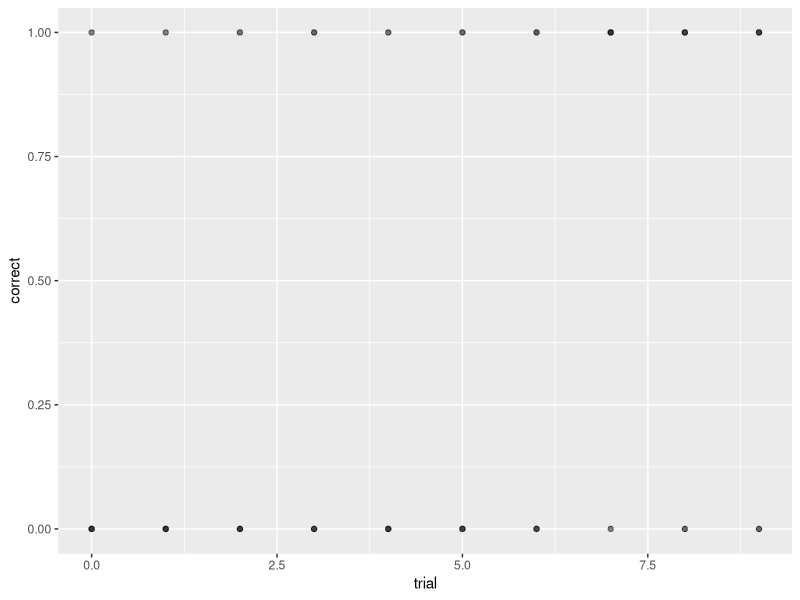
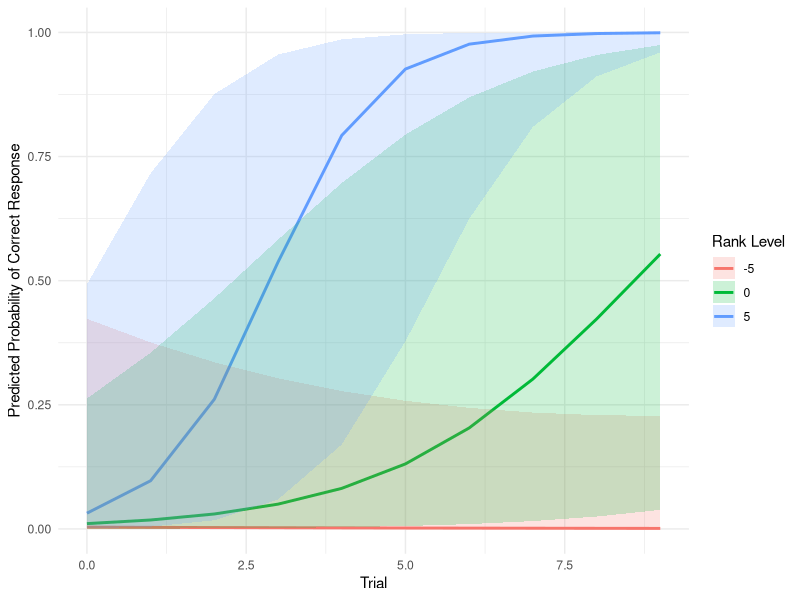

Source code (R) for these figures, in order:
## ---- chunk 1
knitr::opts_chunk$set(echo = TRUE)
set.seed(1337)
library(tidyverse)
library(lme4)
## ---- chunk 2
n_individuals <- 20
n_trials <- 10
n_obs <- n_individuals * n_trials

# Create individual IDs
id <- rep(1:n_individuals, each = n_trials)

#simulate ranks for each id
rank <- rnorm(n_individuals, mean = 0, sd = 5)
rank <- rep(rank, each = n_trials)  # repeat for each trial

#simulate some random intercept on performance
random_effect <- rnorm(n_individuals, mean = 0, sd = .5)
random_effect <- rep(rank, each = n_trials)  # repeat for each trial

# create trial numbers
trial <- rep(0:(n_trials - 1), times = n_individuals)

# generate learning curves (logistic function with rank interaction)
beta_intercept <- -2       # baseline log-odds of correct response
beta_trial <- 0.5          # baseline learning rate
beta_rank_trial <- 0.15    # interaction: effect of rank on learning

# calculate log-odds of correct response
log_odds <- beta_intercept + random_effect + beta_trial * trial + beta_rank_trial * rank * trial

# convert to probabilities
prob_correct <- plogis(log_odds)

# simulate correct responses
correct <- rbinom(n_obs, size = 1, prob = prob_correct)

# create dataframe
df <- data.frame(id = as.factor(id), trial, rank, correct)
## ---- chunk 3
ggplot(df, aes(x=trial, y=correct))+
  geom_point(alpha=0.1)
## ---- chunk 4
model <- glmer(correct ~ trial * rank + (1 | id), data = df, family = binomial)
## ---- chunk 5
# since this is simulated data, we know these values already, but could equally use mean() and sd() functions
rank_mean <- 0
rank_sd <- 5
rank_values <- c(rank_mean - rank_sd, rank_mean, rank_mean + rank_sd)

# create new dataset for prediction
newdata <- expand.grid(
    trial = 0:(n_trials - 1),
    rank = rank_values
)
newdata$id <- NA  # set ID col to na since we're going to average out random effects anyway using re.form

# get predictions on the log-odds (link) scale
pred_link <- predict(model, newdata, type = "link", se.fit = TRUE, re.form = NA)

# convert fitted values to probability scale
newdata$pred <- plogis(pred_link$fit)

# compute confidence intervals on the log-odds scale and transform
newdata$lower <- plogis(pred_link$fit - 1.96 * pred_link$se.fit)  # 95% CI lower bound
newdata$upper <- plogis(pred_link$fit + 1.96 * pred_link$se.fit)  # 95% CI upper bound

# plot
ggplot(newdata, aes(x = trial, y = pred, color = as.factor(rank))) +
  geom_line(size = 1) +
  geom_ribbon(aes(ymin = lower, ymax = upper, fill = as.factor(rank)), alpha = 0.2, color = NA) +
  labs(
    x = "Trial",
    y = "Predicted Probability of Correct Response",
    color = "Rank Level",
    fill = "Rank Level"
  ) +
  theme_minimal()
